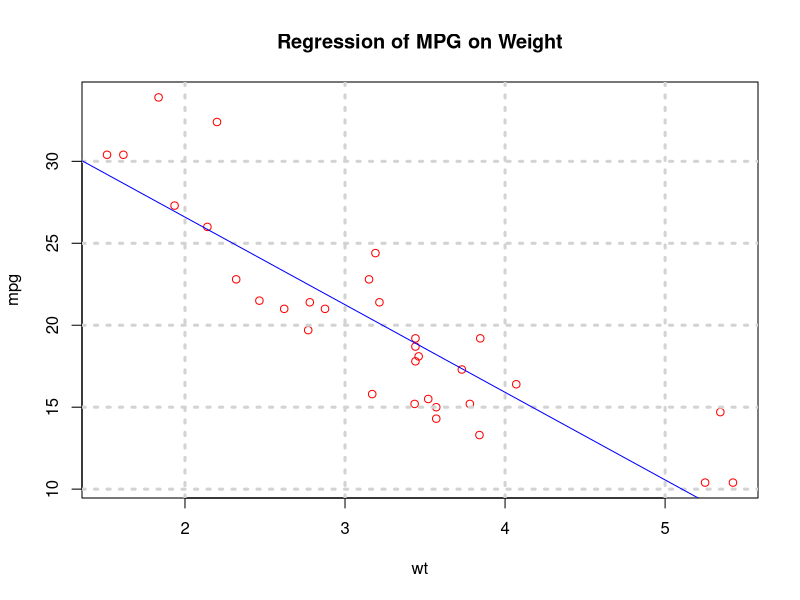
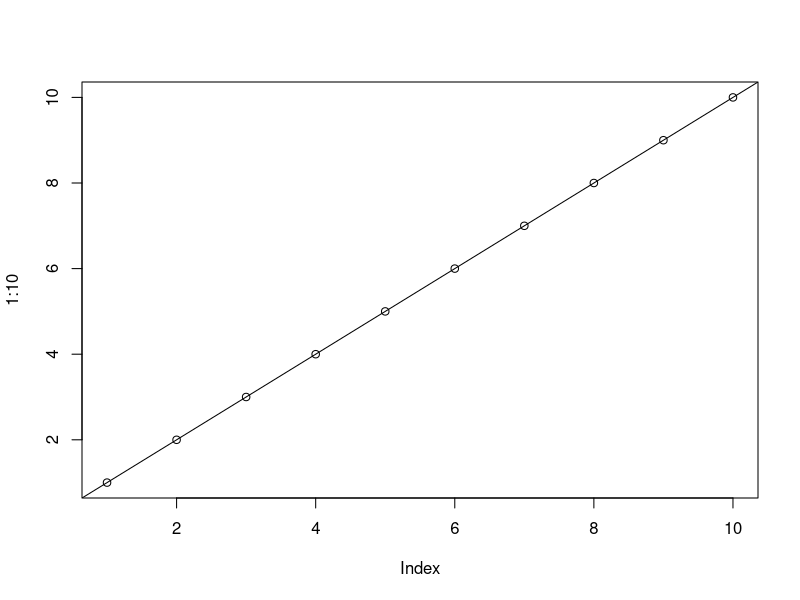
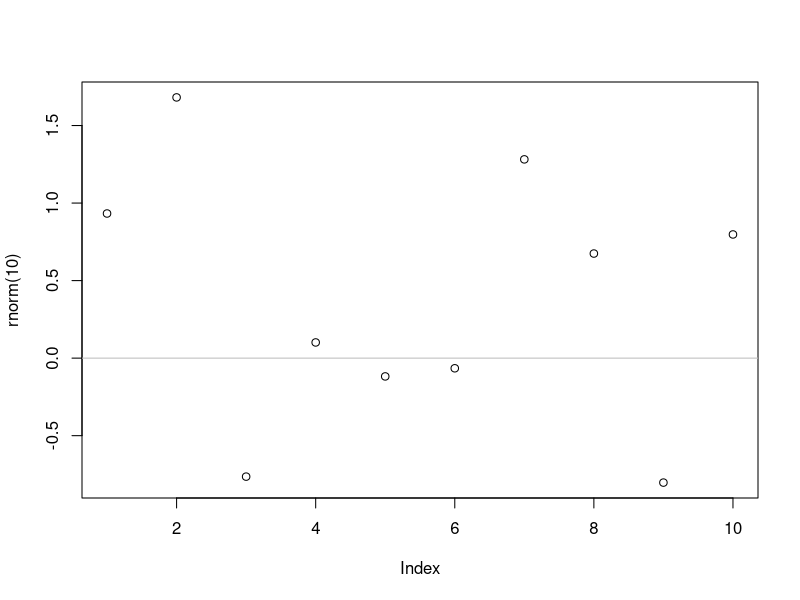
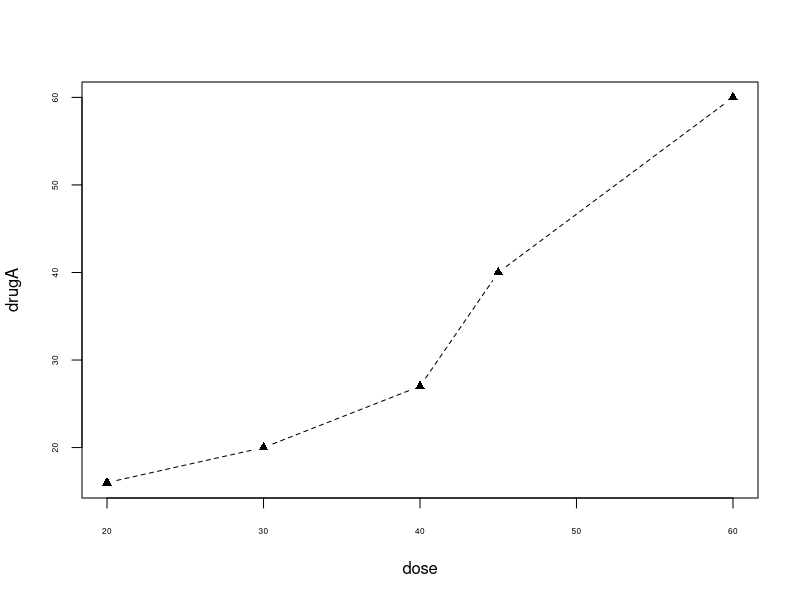
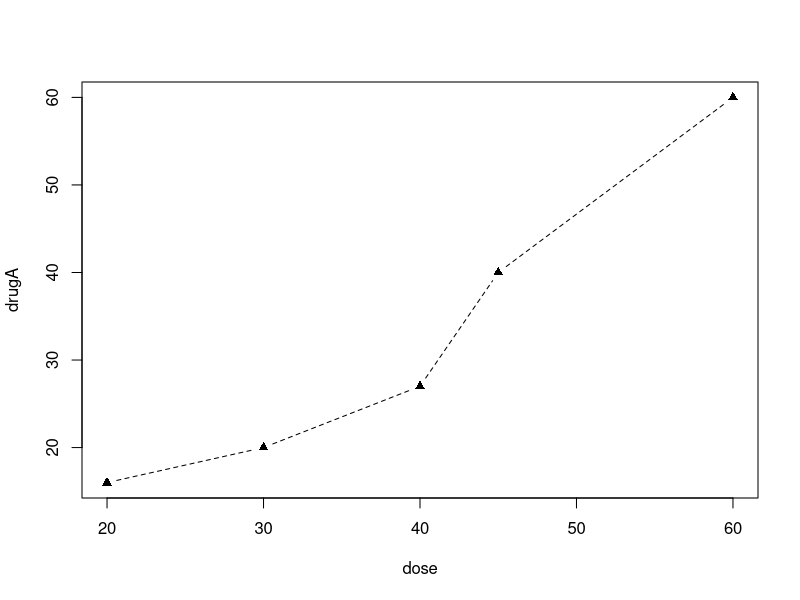
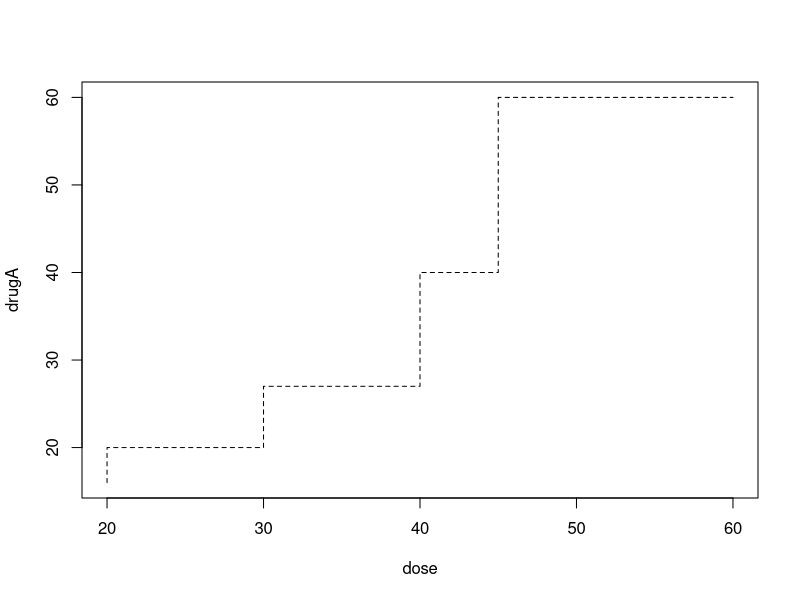
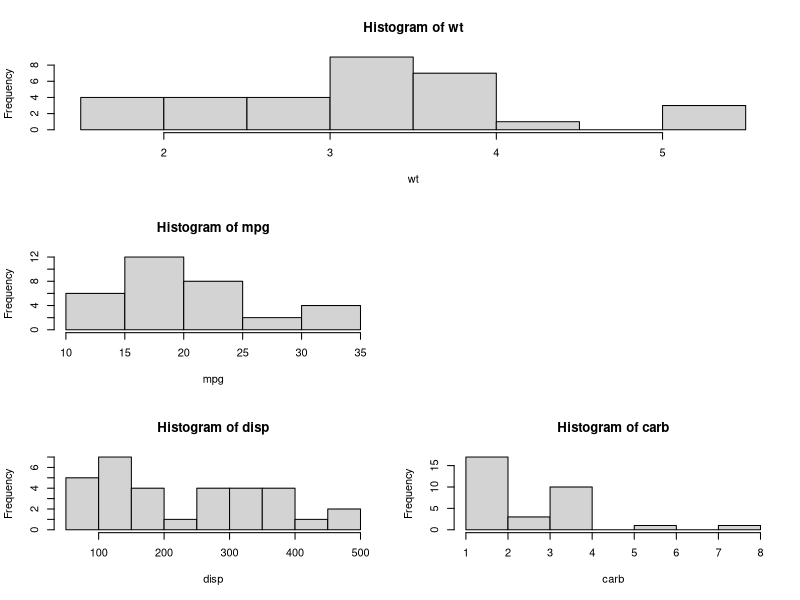
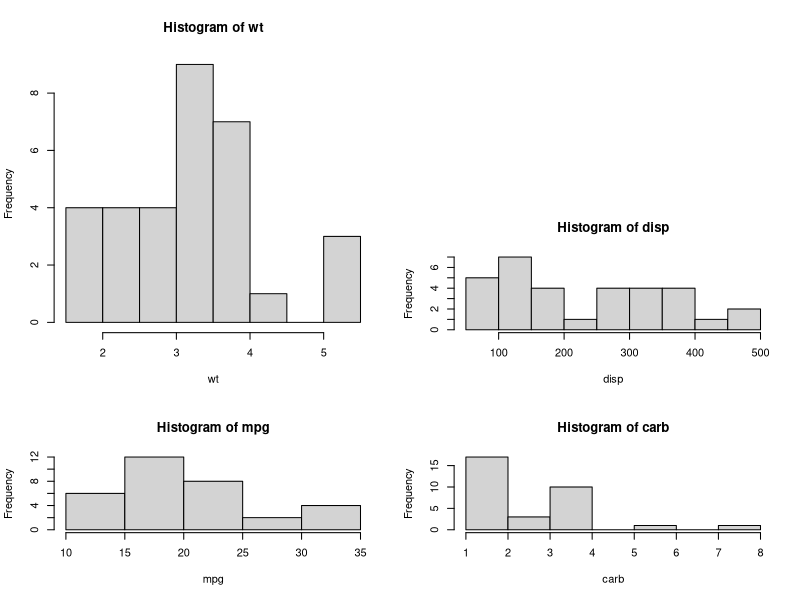

Reproduce these figures in R, in order. (Note: this script raises an error after producing the figures.)
##我的理解，注意高级函数，低级函数，使用par()函数对刻度、文字大小、图的线形和点的种类等的设置
##三种配合使用

#----------------------#基本画图方法--------------------------------------------------------

#画图一次增加一条命令，增加feature直到你想要的样子

#使用R基本的画图函数有两种画图命令----High level ones & Low level ones

# 高级画图函数例如 plot(),hist(),curves(),boxplot()

# 低级画图函数例如 line(),abline()

#示例需要用到的数据
dose <- c(20, 30, 40, 45, 60)
drugA <- c(16, 20, 27, 40, 60)
drugB <- c(15, 18, 25, 31, 40)

#--------一个示例-------------------

dev.new()  #使用这个命令可以是图像跳出来而不是在右下角显示
attach(mtcars)
plot(wt,mpg,col="red")
grid(lwd=3)
abline(lm(mpg~wt),col="blue")  #看来高级函数和低级函数都可以设置颜色
title("Regression of MPG on Weight")
detach(mtcars)


#---------------------------dev.set(dev.next())的作用------------------------------------------------------
##通过下面这个例子搞清楚dev.off()函数和dev.set()和dev.next()都有什么作用
dev.new()  ####看来这个dev.new()和x11()实现的功能是一样的！！！都是生成一张什么都没有的画布
x11()      #生成一个画布
plot(1:10) #画点

x11()      #生成第二张画布
plot(rnorm(10))      #画第二张图，是随机的10个点

dev.set(dev.prev())  #设置第一张图
abline(0, 1)        #画穿过1：10的线

dev.set(dev.next()) #开始设置另一张图
abline(h = 0, col = "gray") #画一条灰色的参考线

dev.set(dev.prev())   #返回继续设置前面一张图片，不然后面dev.off()只能对最后一张图片起作用

dev.off()
dev.off() #同时关闭两张图片

#-----------------------设置图形参数------------------------------------------------
## 有两种设置图形参数的方法
###==========================通过par()函数=====================
dev.new()
opar<-par(no.readonly = TRUE)
par(lty=2)     #控制连线类型
par(pch=17)    #控制绘图符号类型
par(bg="white")  #控制背景颜色
par(cex.axis=0.5)  #控制坐标轴刻度
#par(mfcol = c(2,2))  #按照列分割绘图窗口
#par(ps=1.5)
#par(mfrow = c(2,3))
##par(type = "b")  
#报错了，看来par()函数并不能设置type参数
#plot(dose,drugA,type = "b")
plot(dose,drugA,type = "b")
par(opar)

###=========================通过高级画图函数提供的optionsName=value的方式
plot(dose,drugA,lty = 2,pch = 17,type = "b" )
plot(dose,drugA,lty = 2,pch = 17,type = "S" )  #阶梯形，没见过...
#但是高级画图函数有时候并不能提供所有参数

####=====================R中basic画图用到的函数&参数=============================================
# R中常用的几个高级绘图函数
# plot(x,y)       #绘制x与y的二元图
# pair(x,y)       #多维数据的成对散点图
# coplot(x,y|z)   #关于z的每个数值绘制x与y的二元图
# matplot(x,y)    #二元图，其中x的列对应y的相应的列
# boxplot(x,y)
# barplot(x,y)
# hist(x,y)
# qqnorm(x)
# qqplot(x,y)
# contour(x,y,z)
# filled.contour(x,y,z)
# persp(x,y,z)
# 
# 高级绘图函数的选项及缺省值
# 
# add=FALSE      #如果是TRUE 那么叠加到前一个图上
# axes=TRUE      #FALSE  不绘制轴与边框
# yaxt='n'       #不显示y轴刻度线和刻度标签，只留下纵轴的框架
# xaxt = "n"     #不显示x轴刻度线和刻度标签，只留下横轴的框架
# ann=FALSE  #会调用函数plot.default使对坐标轴名称、整体图像名称不做任何注解。默认值为TRUE。
# xlim=, ylim=   #指定坐标轴的上下限
# xlab=, ylab=   #坐标轴的标签（字符型）
# main=          #主标题（字符型）
# sub=           #副标题（小写，字符型）
# type="p"       #指定图形的类型
# "l"------------线
# "p"------------点
# "b"------------点连线
# "o"------------点连线，但是线在点上
# "h"------------垂直线
# "s"------------阶梯式，垂直线顶端显示数据
# "S"------------阶梯式，但是在垂直线底端显示数据
# 
# 
# 常用的低级绘图函数
# 注意，低级绘图函数一定要放在高级绘图函数的后面，不然会显示不出来
# points(x,y)   #添加点
# lines(x,y)    #添加线
# curve(expr,...)   #添加曲线
# text(x,y,labels,...) #在(x,y)处添加文字
# mtext(text,side=3,line=0,...)  #在边空添加文字
# abline(a,b)   #绘制斜率为b和截距为a的直线
# abline(h=y)   #在纵坐标y处画水平线
# abline(v=x)   #在横坐标x处画垂直线
# *******************************感觉这个厉害了----> abline(lm.obj) #画由线性回归对象lm.obj确定的回归线
# legend(x,y,legend) #在点经（x,y)添加图例
# title()       #添加标题，也可以添加一个副标题
# axis(side,vect)  #画坐标轴
# box()         #在当前的图上加上边框
# rug(x)        #在x-轴上用短线画出x数据的位置，应该就是表示频数的那个函数
# 
# 
# 绘图函数的参数说明，help(par)中可以得到绘图参数（73个）的说明
# par() 会永久地改变绘图参数，所以经常加上以下语句
# opar <-par(no.readonly=TRUE)  #记录下par()地默认参数
# par(opar)  #绘图完毕之后，恢复默认参数
# 常用的绘图参数
# mar    #设置边距参数和背景数
# pin    #用于控制图形的大小 例如par(pin = c(2,3))  表示图形的长宽之比为x轴为2，y轴为3
# bg     #指定背景色
# cex    #控制符号和文字大小的值
# 	cex.axis  #控制坐标轴刻度数字大小
# 	cex.lab   #控制坐标轴标签文字大小
# 	cex.main  #控制标题文字大小
# 	cex.sub   #控制副标题文字大小
# font   #控制文字字体的整数，还可用于axis,lab,main,sub
###### lty    #控制连线的线型 可以试一下1,2,3,4,5,6各是什么类型
# lwd    #控制连线宽度
# mar= c(bottom,left,top,right)    #控制图形四侧的空行数
# mfcol = c(nr,nc)    #按列分割绘图窗口为nr行nc列
# mfrow = c(nr,nc)    #按行分割绘图窗口为nr行nc列
###### pch    #控制绘图符号的类型 
# ps     #控制文字大小的整数，单位为磅(points)

#下面这两个没有试验明白
# xlog   #设定x轴为普通(FALSE),还是对数坐标(TRUE)
# ylog   #设定y轴为普通(FALSE),还是对数坐标(TRUE)


#=============================layout()函数==========================
# 关于画图中的layout()函数
#参数matrix()是矩阵，非0数字代表绘制图形的**顺序**，相同数字代表占位符；
#”0”代表空缺，不绘制图形
#后面的数字表示生成一个什么样的整体图形，以矩阵形式表达
#byrow意思是默认按列生成，参数是TRUE则是按行生成

#绘制的是3行2列的图像，矩阵按行排序
attach(mtcars)
layout(matrix(c(1,1,2,0,3,4), 3, 2,byrow = TRUE))
hist(wt)
hist(mpg)
hist(disp)
hist(carb)
detach(mtcars)


#绘制的是3行2列，按列排序
dev.new()
attach(mtcars)
layout(matrix(c(1,1,2,0,3,4), 3, 2))
hist(wt)
hist(mpg)
hist(disp)
hist(carb)
detach(mtcars)

##一共有3*2=6个格子，所以前面必须有6个数字，数字表示要画的图的序号
##3行2列我可以认为是一共有6个格子，那些数字意思就是图片的序号
##按列排序，那么第一个图占据第一列的前两个格子，
##第二个图占据第一列的第三个格子
##第三个图占据第二列第二个格子


#===================图例legend()中的参数============================
#### legend()函数添加参数的几种方式
# 1. 通过"toright"等内置位置
# 可以把"toright"换成"bottomright" "bottom" 
# "bottomleft" "left" "topleft" "top" "right" "center"
# 2. 通过设置坐标x,y
#我们可以通过画参考线的方法来设置来确定x大致合理的位置
# 3. 通过设置locator(1)参数通过鼠标在图中选
# 我们还可以通过legend中自带的locator(1)参数，通过点选图上的位置来放置图例。

####  ncol参数： 默认设定为1
data(mtcars)
mtcars$cyl <- factor(mtcars$cyl)
boxplot(mpg ~ cyl, data=mtcars, 
        xlab = "cyl, number of car cylinders", 
        ylab = "mpg, miles per gallon", 
        col = rainbow(nlevels(mtcars$cyl)))
legend("topright", 
       legend=as.character(levels(mtcars$cyl)),
       fill = rainbow(nlevels(mtcars$cyl)), 
       title = "cyl", 
       ncol=nlevels(mtcars$cyl)) # nlevels(mtcars$cyl)=3


#### bty参数：将bty设定为"n"可以去掉图例外围的方框。
data(mtcars)
mtcars$cyl <- factor(mtcars$cyl)
boxplot(mpg ~ cyl, data=mtcars, 
        xlab = "cyl, number of car cylinders", 
        ylab = "mpg, miles per gallon", 
        col = rainbow(nlevels(mtcars$cyl)))
legend("topright", 
       legend=as.character(levels(mtcars$cyl)),
       fill = rainbow(nlevels(mtcars$cyl)), 
       title = "cyl", 
       bty="n")
#### fill参数：可以用于填充图例当中颜色。这些颜色需要于图中(如boxplot)的一致。

data(mtcars)
mtcars$cyl <- factor(mtcars$cyl)
boxplot(mpg ~ cyl, data=mtcars, 
        xlab = "cyl, number of car cylinders", 
        ylab = "mpg, miles per gallon", 
        col = c("red","yellow","blue"))
legend("topright", 
       legend=as.character(levels(mtcars$cyl)),
       fill = c("red","yellow","blue")) #要与boxplot中的col参数一致



#============================关于Hmisc包=====================================
# R语言中的图形一般情况下，只有主刻度线，没有**次要刻度线**；
# 如果要创建次要刻度线，需要使用Hmisc第三方包中的函数
library(Hmisc)  
minor.tick(nx=3,ny=3,tick.ratio=0.5)

#---------------------条形图&直方图&核密度图&箱线图&小提琴图-----------------------------
library(vcd)
attach(Arthritis)
counts<-table(Improved,Treatment)  #table可以计算频数

plot(Improved,main="Simple Bar Plot",
     xlab="Improved",ylab="Frequency")

plot(Improved,horiz=TRUE,main="Horiziontal Bar Plot",
     ylab="Improved",xlab="Frequency")
  

### 堆砌条形图
barplot(counts,
        main="Stacked Bar Plot",   #注意main要使用双引号，不然会报错
        xlab="Treament",ylab="Frequency",
        col = c("red","yellow","green"),
        legend=rownames(counts))
# 水平堆栈条形图
barplot(counts,main= "Simple Bar Plot",
        xlab = 'Improvement',ylab='Frequency',horiz=TRUE)

##通过beside参数变得很不一样，变成两个类似直方图一样的东西
barplot(counts,
        main="Grouped Bar Plot",
        xlab="Treament",ylab="Frequency",
        col = c("red","yellow","green"),
        legend=rownames(counts),beside = TRUE)
detach(Arthritis)



#-Bar plot for sorted mean values
attach(states)
detach(states)
states<-data.frame(state.region,state.x77)
means<-aggregate(states$Illiteracy,
                 by=list(state.region),FUN=mean)
means
means<-means[order(means$x),]

barplot(means$x,names.arg = means$Group.1)
title("Mean Illiteracy Rate")

library(vcd)
attach(Arthritis)
counts<-table(Treament,Improved)
spine(counts,main="Spinogram Example")  #棘状图
detach(Arthritis)

#扇形图
par(mforw(2,2))
slices<-c(10,12.4,16,8)
lbls<-c("us","UK","Australia","Germany","France")
pie(slices,labels = lbls,
    main="Simple Pie Chart")

#带百分比
pct<-round(slices/sum(slices)*100)
lbls2<-paste(lbls," ",pct,"%",sep="")
pie(slices,labels=lbls2,col=rainbow(length(lbls2)),
    main="Pie Chart with Percentages")

library(plotrix)
pie3D(slices, labels=lbls,explode=0.1,
      main="3D Pie Chart ")

#带上频数
mytable<-table(state.region)
lbls3<-paste(names(mytable),"\n",mytable,sep = "")
pie(mytable,labels=lbls3,
    main="Pie Chart from a Table \n (with sample sizes)")


library(plotrix)
slices <- c(10, 12,4, 16, 8)
lbls <- c("US", "UK", "Australia", "Germany", "France")
fan.plot(slices, labels = lbls, main="Fan Plot")

#简单直方图实例
hist(mtcars$mpg)

#对直方图进行区间设置，柱子的粗细
hist(mtcars$mpg,
     breaks=12, #breaks对区间进行区分
     col="red",
     xlab="Miles Per Gallon",
     main="Colored histogram with 12 bins")

#y轴前面是频数，现在是频率
hist(mtcars$mpg,
     freq=FALSE,
     breaks=12,
     col="red",
     xlab="Miles Per Gallon",
     main="Histogram, rug plot, density curve")
#rug()函数可以在下面显示频数
rug(jitter(mtcars$mpg))
#加上密度曲线
lines(density(mtcars$mpg), col="blue", lwd=2)

#如果刻度不匹配
hist(mtcars$mpg,
     breaks=12, #breaks对区间进行区分
     col="red",
     xlab="Miles Per Gallon",
     main="Colored histogram with 12 bins")
lines(density(mtcars$mpg), col="blue", lwd=2)  #利用非参数估计来算出来核密度图
#刻度不匹配


x <- mtcars$mpg
h<-hist(x,breaks=12,
        col="red",
        xlab="Miles Per Gallon",
        main="Histogram with normal curve and box")
xfit<-seq(min(x),max(x),length=40)
yfit<-dnorm(xfit,mean=mean(x),sd=sd(x))
yfit <- yfit*diff(h$mids[1:2])*length(x)  #密度函数值转化为频数,
lines(xfit, yfit, col="blue", lwd=2)
box()


# Listing 6.7 - Kernel density plot 画核密度曲线
d <- density(mtcars$mpg) # returns the density data
plot(d) # plots the results
d <- density(mtcars$mpg)
plot(d, main="Kernel Density of Miles Per Gallon")  #加上title
polygon(d, col="red", border="blue")  #填充颜色
rug(mtcars$mpg, col="brown") #x轴上带上频数


# Listing 6.8 - Comparing kernel density plots#不同的核密度比较
par(lwd=2)
library(sm)  #利用sm包可以同时画多条核密度图
attach(mtcars)
# create value labels
cyl.f <- factor(mtcars$cyl, levels= c(4, 6, 8),
                labels = c("4 cylinder", "6 cylinder", "8 cylinder"))


# plot densities
library(sm)
sm.density.compare(mpg, cyl, xlab="Miles Per Gallon")
title(main="MPG Distribution by Car Cylinders")

# add legend via mouse click
colfill<-c(2:(2+length(levels(cyl.f))))
cat("Use mouse to place legend...","\n\n")
legend(locator(1), levels(cyl.f), fill=colfill)  #由鼠标位置添加图例
detach(mtcars)
par(lwd=1)



### 箱线图  显示四分位数和奇异值
# parallel box plots
boxplot(mpg~cyl,data=mtcars,
        main="Car Milage Data",
        xlab="Number of Cylinders",
        ylab="Miles Per Gallon")

# notched box plots  #花里胡哨，丑的一匹
boxplot(mpg~cyl,data=mtcars,
        notch=TRUE,
        varwidth=TRUE,
        col="red",
        main="Car Mileage Data",
        xlab="Number of Cylinders",
        ylab="Miles Per Gallon")

# Listing 6.9 - Box plots for two crossed factors
# create a factor for number of cylinders
mtcars$cyl.f <- factor(mtcars$cyl,
                       levels=c(4,6,8),
                       labels=c("4","6","8"))
# create a factor for transmission type
mtcars$am.f <- factor(mtcars$am,
                      levels=c(0,1),
                      labels=c("auto","standard"))
# generate boxplot
boxplot(mpg ~ am.f *cyl.f,
        data=mtcars,
        varwidth=TRUE,
        col=c("gold", "darkgreen"),
        main="MPG Distribution by Auto Type",
        xlab="Auto Type")


# Listing 6.10 - Violin plots   小提琴图
library(vioplot)
x1 <- mtcars$mpg[mtcars$cyl==4]
x2 <- mtcars$mpg[mtcars$cyl==6]
x3 <- mtcars$mpg[mtcars$cyl==8]
vioplot(x1, x2, x3,
        names=c("4 cyl", "6 cyl", "8 cyl"),
        col="gold")
title("Violin Plots of Miles Per Gallon")

# dot chart
dotchart(mtcars$mpg,labels=row.names(mtcars),cex=.7,
         main="Gas Mileage for Car Models",
         xlab="Miles Per Gallon")



# Listing 6.11 - Dot plot grouped, sorted, and colored
#样本量要小一点，太大了没有效果
x <- mtcars[order(mtcars$mpg),]
x$cyl <- factor(x$cyl)
x$color[x$cyl==4] <- "red"
x$color[x$cyl==6] <- "blue"
x$color[x$cyl==8] <- "darkgreen"
dotchart(x$mpg,
         labels = row.names(x),
         cex=.7,
         pch=19,
         groups = x$cyl,
         gcolor = "black",
         color = x$color,
         main = "Gas Mileage for Car Models\ngrouped by cylinder",
         xlab = "Miles Per Gallon")
